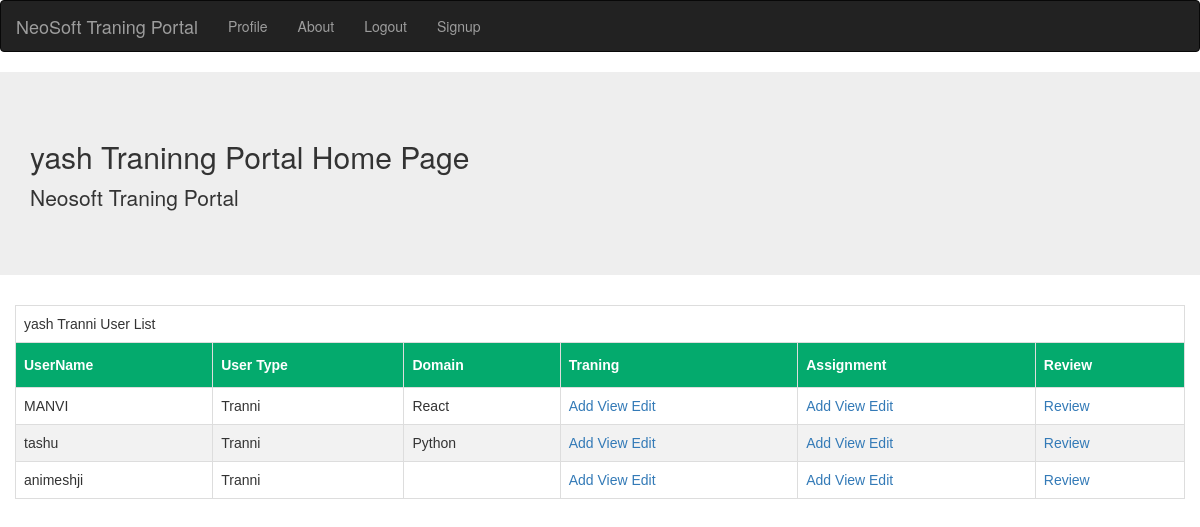
/tl/ (signed in), run on an earlier commit of the app's database.
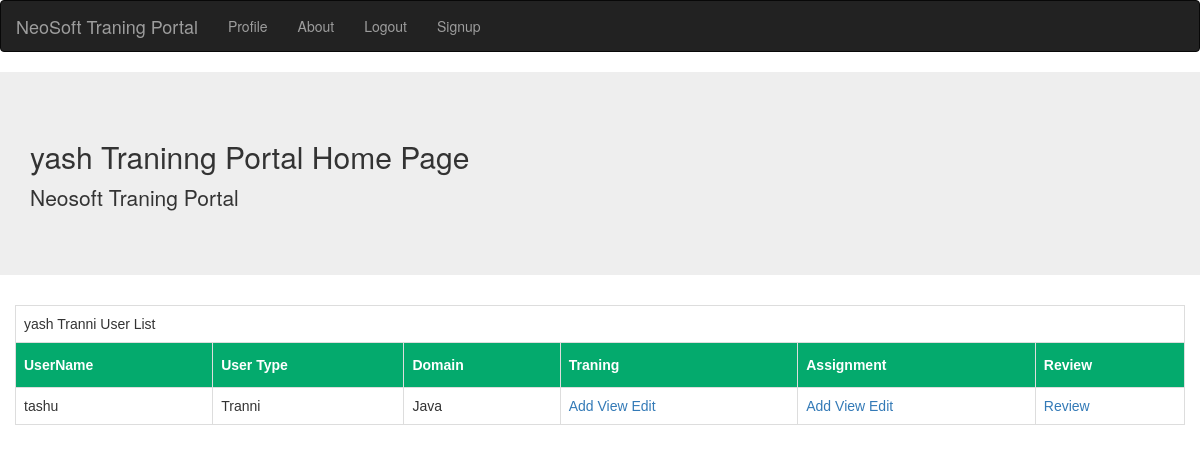
And on a later commit of the database.
### core/models.py (models this page shows)
class User(AbstractUser):
    mobile_number = models.CharField(
        max_length=40, unique=True, blank=False, null=False, db_index=True
    )
    address = models.CharField(max_length=255, blank=True, null=True)
    field_type = models.CharField(choices=STATE_CHOICE, max_length=50)
    User_type = models.CharField(choices=STATE_CHOICE2, max_length=50)
    assigned_client = models.CharField(max_length=100)
    DOB = models.DateField(null=True,blank=True)
    gender = models.CharField(choices=STATE_CHOICE1, max_length=50)
    def __str__(self):
        return f"{self.first_name}"

### core/views.py (the view)
# urls.py: path('tl/',DeshbordView.as_view(),name='tl'),
class DeshbordView(View):
    def get(self,request,*args, **kwargs):
        user = User.objects.all()
        assignment= Assignment.objects.all()
        review = Review.objects.filter(id=request.user.id)
        user = User.objects.get(id=request.user.id)
        traning = Traning.objects.filter()
        if user.User_type == 'TL':
            trainees= User.objects.filter(User_type='Tranni')
            return render(request, 'core/tl_home.html', {'user':user ,'assignment':assignment,'trainees':trainees})
        else:
            return render(request, 'core/tranie_home.html', {'user':user ,'assignment':assignment})

### core/templates/core/tl_home.html (shortened to what this page needs)
{% extends 'core/base.html' %}
{%load static %}
{% block content %}
<head>
</head>
<body>
    <nav class="navbar navbar-inverse">
        <div class="container-fluid">
          <div class="navbar-header">
            <a class="navbar-brand" href="#">NeoSoft Traning Portal</a>
          </div>
          <ul class="nav navbar-nav">
            <li><a href="{% url 'core:tl-detail' user.id %}">Profile</a></li>
            <li><a href="{% url 'core:about' %}">About</a></li>
            <li><a href="{% url 'core:login' %}">Logout</a></li>
            <li><a href="{% url 'core:signup' %}">Signup</a></li>
          </ul>
        </div>
      </nav>
      <div class="jumbotron jumbotron-fluid">
        <div class="container">
          <h2 class="display-4">{{user}} Traninng Portal Home Page</h2>
          <p class="lead">Neosoft Traning Portal</p>
        </div>
      </div>
      <div class="col-sm-12">
        <table class="table table-bordered " id="customers">
            <tr>
                <td colspan="8">{{user}}  Tranni User List</td>
            </tr>
            <tr>
                <th>UserName</th>
                <th>User Type</th>
                <th>Domain</th>
                <th>Traning</th>
                <th>Assignment</th>
                <th>Review</th>
            </tr>
            {% for traine in trainees %}
                <tr>
                    <td>{{traine.username|safe}}</td>
                    <td>{{traine.User_type|safe}}</td>
                    <td>{{traine.field_type|safe}}</td>
                    <td>
                        <a href="{% url 'core:traning' traine.pk %}" title="Add">
                            Add
                        </a>
                        <a href="{% url 'core:user-detail' traine.pk %}" title="View">
                          View
                        </a>
                        <a href="{% url 'core:traning-update' traine.pk %}" title="Edit">
                          Edit
                        </a>
                    </td>
                    <td>
                      <a href="{% url 'core:assignment' traine.pk %}" title="Add">
                          Add
                      </a>
                      <a href="{% url 'core:assign-detail' traine.pk %}" title="View">
                        View
                      </a>
                      <a href="{% url 'core:assignment-update' traine.pk %}" title="Edit">
                        Edit
                      </a>
                  </td>
                    <td>
                      <a href="{% url 'core:review' traine.pk %}" title="Edit">
                          Review
                      </a>
                  </td>
                </tr>
            {% endfor %}
        </table>
    </div>
</body>
{% endblock %}

### core/templates/core/base.html (shortened to what this page needs)
<!DOCTYPE html>
<html lang="en">
<head>
    <link rel="stylesheet" href="https://maxcdn.bootstrapcdn.com/bootstrap/3.4.1/css/bootstrap.min.css">
  </head>
<body>
    <main>
        {% block content %}
        {% endblock %}
      </main>
</body>
</html>

### core/templates/core/tl_home.html (style rules this page uses)
#customers { font-family: Arial, Helvetica, sans-serif; border-collapse: collapse; width: 100%; }
#customers td, #customers th { border: 1px solid #ddd; padding: 8px; }
#customers tr:nth-child(even) { background-color: #f2f2f2; }
#customers th { padding-top: 12px; padding-bottom: 12px; text-align: left; background-color: #04AA6D; color: white; }

What changed in the data, as far as the page shows it:
removed User: username "MANVI", User_type "Tranni", field_type "React"
removed User: username "animeshji", User_type "Tranni"
changed User "tashu": field_type "Python" → "Java"
